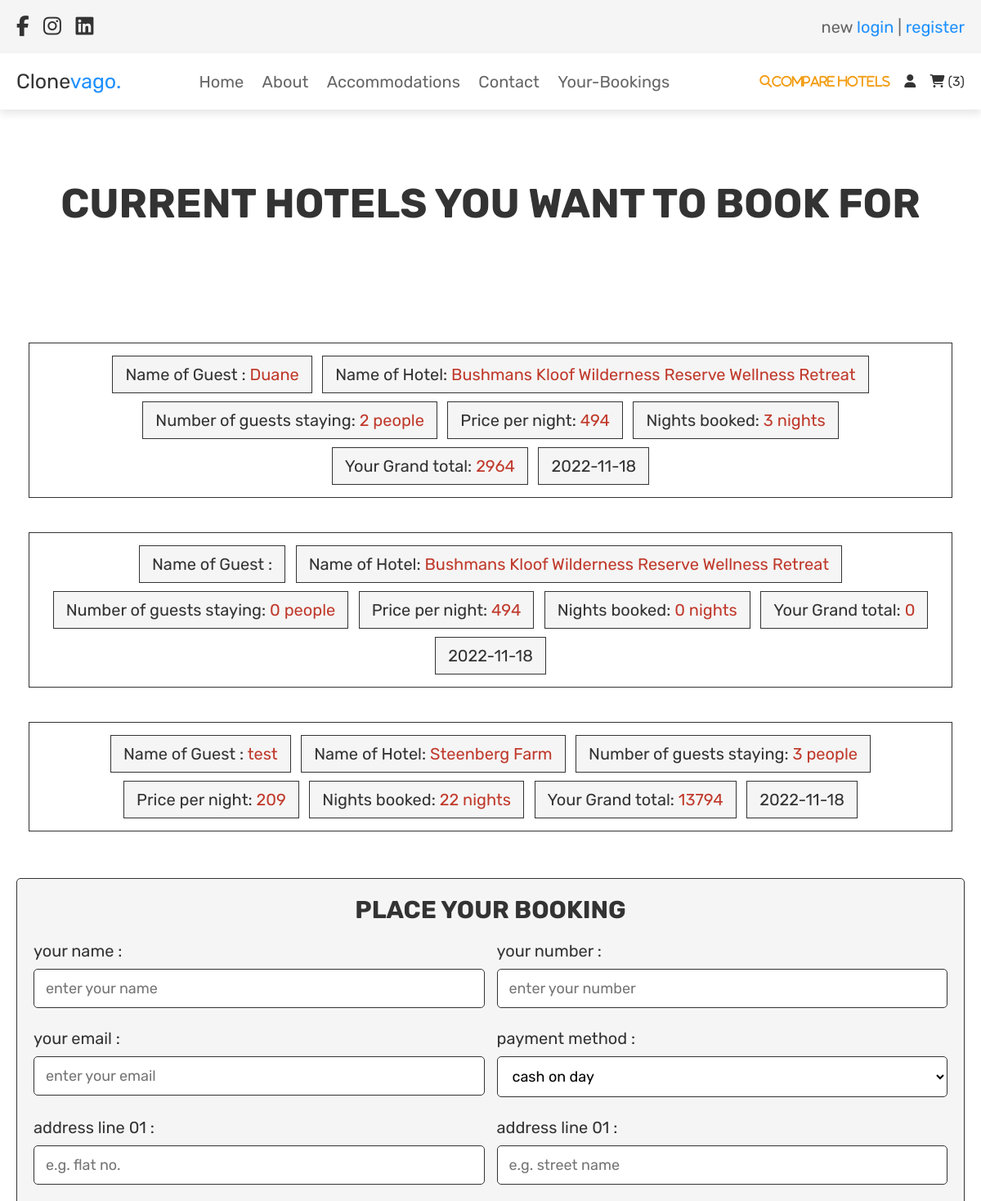
Before: /pages/checkout_page.php (signed in, upper part) with the older database file.
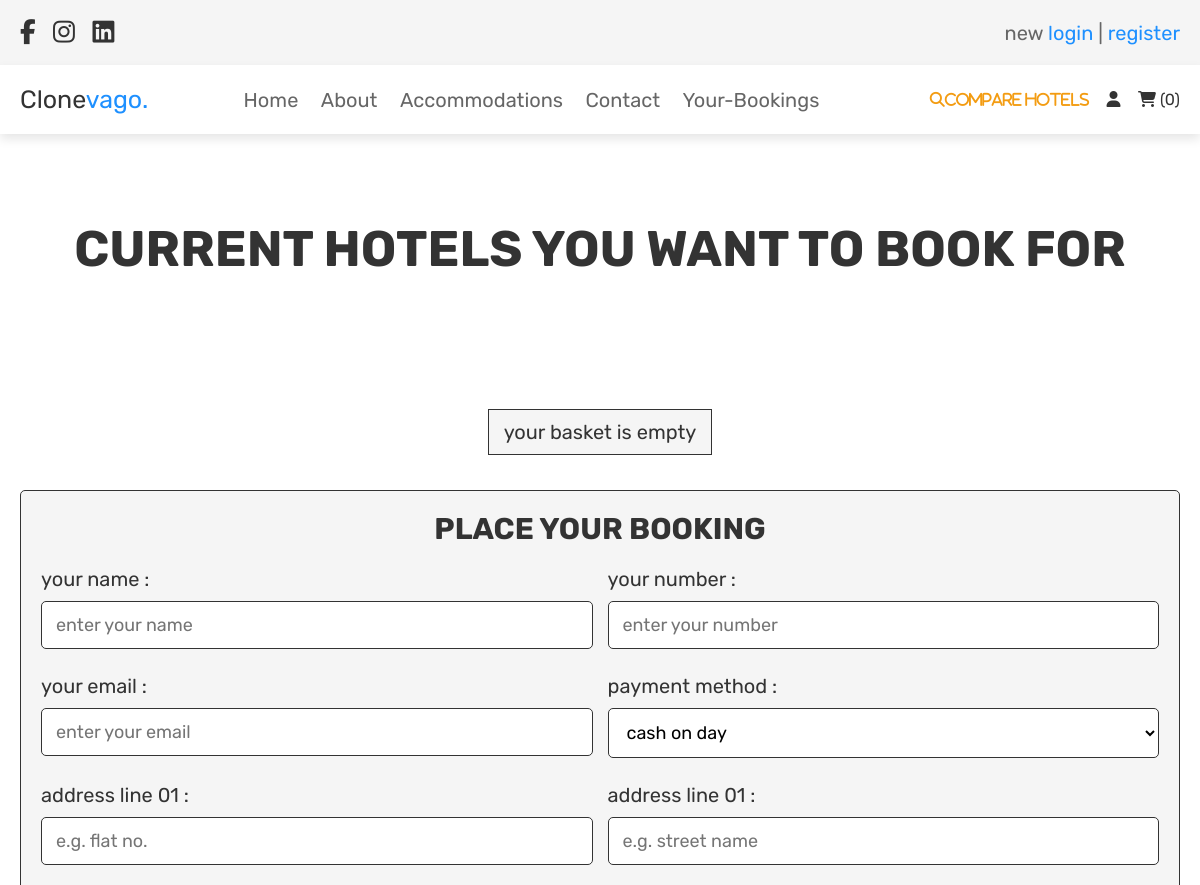
After: the same page with the newer database file.
### tables this page shows
CREATE TABLE `basket` (
  `id` int(100) NOT NULL,
  `user_id` int(100) NOT NULL,
  `name_guest` varchar(100) NOT NULL,
  `name_hotel` varchar(1000) NOT NULL,
  `hotel_description` varchar(10000) NOT NULL,
  `price_per_night` int(100) NOT NULL,
  `check_in_date` date NOT NULL,
  `check_out_date` date NOT NULL,
  `placed_on` date NOT NULL DEFAULT current_timestamp(),
  `guest_stay` int(11) NOT NULL,
  `price` int(100) NOT NULL,
  `num_of_guests` int(100) NOT NULL,
  `image_hotel` varchar(100) NOT NULL
);

### model/database.class.php (called while the page is built, shortened)
<?php
class DatabaseConnect{
    public function connect(){
        $this->serverName="localhost";
        $this->userName="root";
        $this->dbPassword="";
        $this->dbName="oop-hotel-booking-app-login-db";
        $conn = new mysqli( $this->serverName ,$this->userName,$this->dbPassword,$this->dbName);
        return $conn;
    }
}
?>

### inc/page_check_home.php (called while the page is built, shortened)
<?php
include("../model/database.class.php");
$user_id = $_SESSION['user_id'];
?>

### inc/checkout.inc.php (the view, shortened to what this page needs)
<div class="heading">
    <h3>Current Hotels you want to book for</h3>
</div>
<section class="display-order">
    <?php
    $select_booking =mysqli_query($connect->connect(),"SELECT * FROM `basket` WHERE user_id='$user_id'") or die('query failed');
    if(mysqli_num_rows($select_booking)>0){
        while($fetch_basket=mysqli_fetch_assoc($select_booking )){
         $sub_total_price=($fetch_basket['price_per_night']*$fetch_basket['guest_stay']);
         $total_price =($sub_total_price*$fetch_basket['num_of_guests']);
         ?>
         <div class="display-order-unit">
          <p>Name of Guest : <span><?php echo $fetch_basket['name_guest']; ?></span></p>
          <p>Name of Hotel: <span><?php echo $fetch_basket['name_hotel']; ?></span></p>
          <p>Number of guests staying: <span><?php echo $fetch_basket['num_of_guests'];?> people</span></p>
          <p>Price per night: <span><?php echo $fetch_basket['price_per_night']; ?></span> </p>
          <p>Nights booked: <span><?php echo $fetch_basket['guest_stay'];?> nights</span></p>
          <p>Your Grand total: <span><?php echo $total_price;?></span></p>
          <p><?php echo $fetch_basket['placed_on']; ?></p>
          </div>
          <br>
         <?php
        }
    }else{
        echo '<p class="empty">your basket is empty</p>';
    }
    ?>
</section>
<section class="checkout">
    <form action="" method="post">
      <h3>place your Booking</h3>
         <div class="flex">
         <div class="inputBox">
            <span>your name :</span>
            <input type="text" name="name" required placeholder="enter your name">
         </div>
         <div class="inputBox">
            <span>your number :</span>
            <input type="number" name="number" required placeholder="enter your number">
         </div>
         <div class="inputBox">
            <span>your email :</span>
            <input type="email" name="email" required placeholder="enter your email">
         </div>
         <div class="inputBox">
            <span>payment method :</span>
            <select name="method">
               <option value="cash on delivery">cash on day</option>
            </select>
         </div>
         <div class="inputBox">
            <span>address line 01 :</span>
            <input type="number" min="0" name="flat" required placeholder="e.g. flat no.">
         </div>
         <div class="inputBox">
            <span>address line 01 :</span>
            <input type="text" name="street" required placeholder="e.g. street name">
         </div>
      </div>
   </form>
</section>

### inc/home_nav.inc.php (shortened to what this page needs)
<header class="header">
<div class="header-1">
   <div class="flex">
      <div class="share">
         <a href="#" class="fab fa-facebook-f"></a>
         <a href="#" class="fab fa-instagram"></a>
         <a href="#" class="fab fa-linkedin"></a>
      </div>
      <p> new <a href="login_page.php">login</a> | <a href="register_page.php">register</a> </p>
   </div>
</div>
<div class="header-2">
   <div class="flex">
      <a href="home_page.php" class="logo">Clone<span>vago.</span></a>
      <nav class="navbar">
         <a href="home_page.php">Home</a>
         <a href="about_page.php">About</a>
         <a href="Accommodations_page.php">Accommodations</a>
         <a href="contact_page.php">Contact</a>
         <a href="bookings_page.php">Your-Bookings</a>
      </nav>
      <div class="icons">
         <span><a href="search_page.php" class="compare fas fa-search">compare hotels</a></span>
         <div id="user-btn" class="fas fa-user"></div>
         <?php
            $select_basket_number = mysqli_query($connect->connect(), "SELECT * FROM `basket` WHERE user_id = '$user_id'") or die('query failed');
            $cart_rows_number = mysqli_num_rows($select_basket_number);
         ?>
         <a href="basket_page.php"> <i class="fas fa-shopping-cart"></i> <span>(<?php echo $cart_rows_number; ?>)</span> </a>
      </div>
   </div>
</div>
</header>

Changed rows visible on the page:
removed basket: name_guest "Duane", name_hotel "Bushmans Kloof Wilderness Reserve Wellness Retreat", num_of_guests "2", price_per_night "494", guest_stay "3", total_price "2964", placed_on "2022-11-18"
removed basket: name_hotel "Bushmans Kloof Wilderness Reserve Wellness Retreat", num_of_guests "0", price_per_night "494", guest_stay "0", placed_on "2022-11-18"
removed basket: name_guest "test", name_hotel "Steenberg Farm", num_of_guests "3", price_per_night "209", guest_stay "22", total_price "13794", placed_on "2022-11-18"
Other visible differences:
$cart_rows_number: "3" → "0"
text now shown: "your basket is empty"
